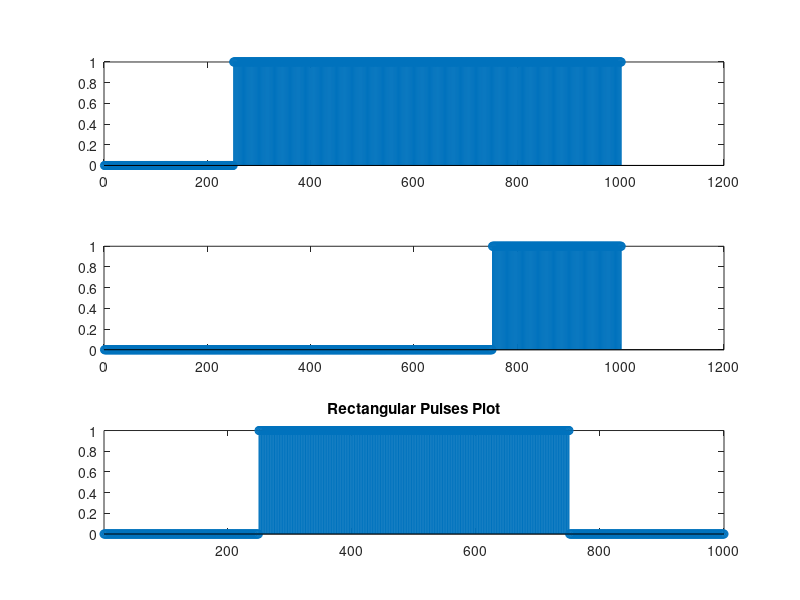

Write MATLAB code to recreate this figure.
% Question 

% Write a script that will visualize three rectangular pulse 
% s of v1, v2 and v1-v2.
% •  1000 samples indicate the interval of one second 
% •  a gap of  2 ms.

% Answer

t =-1:1/500:1;
v1 = [zeros(1,250), ones(1,751)]; 
v2 = [zeros(1,751),ones(1,250)]; 
V = v1-v2;
figure, subplot(3,1,1) 
stem(v1)
subplot(3,1,2) 
stem(v2)
subplot(3,1,3) 
stem(V)
axis tight
title('Rectangular Pulses Plot')

